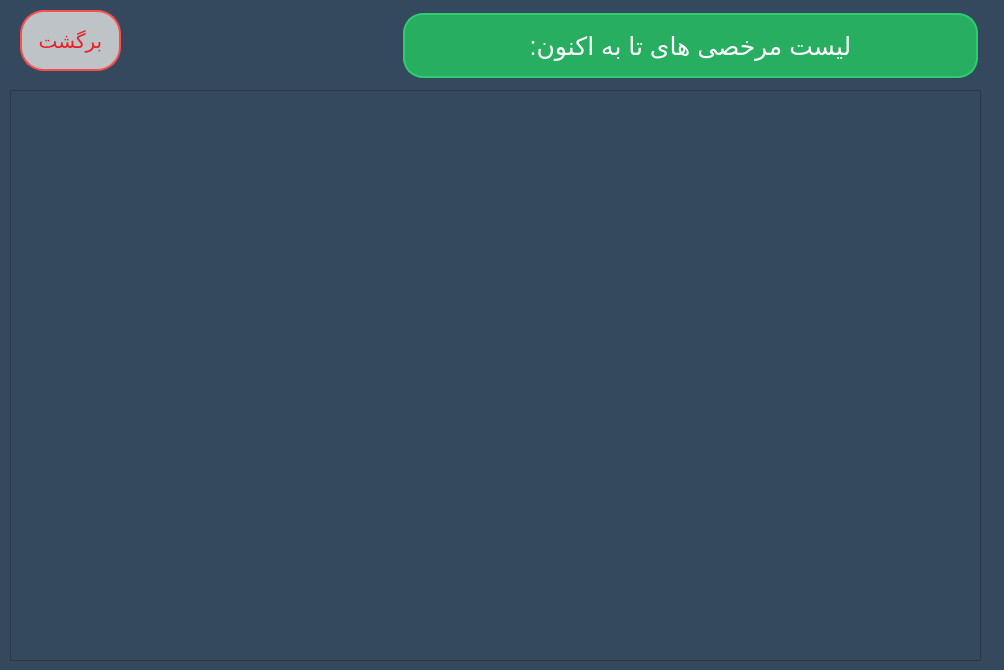
<?xml version="1.0" encoding="UTF-8"?>
<ui version="4.0">
 <class>list_leave</class>
 <widget class="QWidget" name="list_leave">
  <property name="geometry">
   <rect>
    <x>0</x>
    <y>0</y>
    <width>1004</width>
    <height>670</height>
   </rect>
  </property>
  <property name="windowTitle">
   <string>Form</string>
  </property>
  <property name="styleSheet">
   <string notr="true">background: #34495e;</string>
  </property>
  <widget class="QScrollArea" name="scrollArea_2">
   <property name="geometry">
    <rect>
     <x>10</x>
     <y>90</y>
     <width>971</width>
     <height>571</height>
    </rect>
   </property>
   <property name="styleSheet">
    <string notr="true"/>
   </property>
   <property name="widgetResizable">
    <bool>true</bool>
   </property>
   <widget class="QWidget" name="scrollAreaWidgetContents_2">
    <property name="geometry">
     <rect>
      <x>0</x>
      <y>0</y>
      <width>969</width>
      <height>569</height>
     </rect>
    </property>
    <layout class="QHBoxLayout" name="horizontalLayout_2">
     <item>
      <widget class="QLabel" name="warning">
       <property name="styleSheet">
        <string notr="true">font-size:17px;color:white;</string>
       </property>
       <property name="text">
        <string/>
       </property>
       <property name="alignment">
        <set>Qt::AlignHCenter|Qt::AlignTop</set>
       </property>
      </widget>
     </item>
    </layout>
   </widget>
  </widget>
  <widget class="QPushButton" name="back_to_emploee_page">
   <property name="geometry">
    <rect>
     <x>20</x>
     <y>10</y>
     <width>101</width>
     <height>61</height>
    </rect>
   </property>
   <property name="cursor">
    <cursorShape>PointingHandCursor</cursorShape>
   </property>
   <property name="styleSheet">
    <string notr="true">border-radius: 24px;

	color:#EA2027; background-color:#bdc3c7; border: 2px solid #ff4d4d;  font-size:20px;</string>
   </property>
   <property name="text">
    <string>برگشت</string>
   </property>
  </widget>
  <widget class="QLabel" name="label_8">
   <property name="geometry">
    <rect>
     <x>400</x>
     <y>10</y>
     <width>581</width>
     <height>71</height>
    </rect>
   </property>
   <property name="layoutDirection">
    <enum>Qt::LeftToRight</enum>
   </property>
   <property name="styleSheet">
    <string notr="true">	border: 0;
	background: #27ae60;
	display: block;
	margin: 3px 3px;
	text-align: center;
	border: 2px solid #2ecc71;
	outline: none;
	color: white;
	border-radius: 20px;
	font-size:25px;	</string>
   </property>
   <property name="text">
    <string>لیست مرخصی های تا به اکنون:</string>
   </property>
   <property name="alignment">
    <set>Qt::AlignCenter</set>
   </property>
  </widget>
 </widget>
 <resources/>
 <connections/>
</ui>
